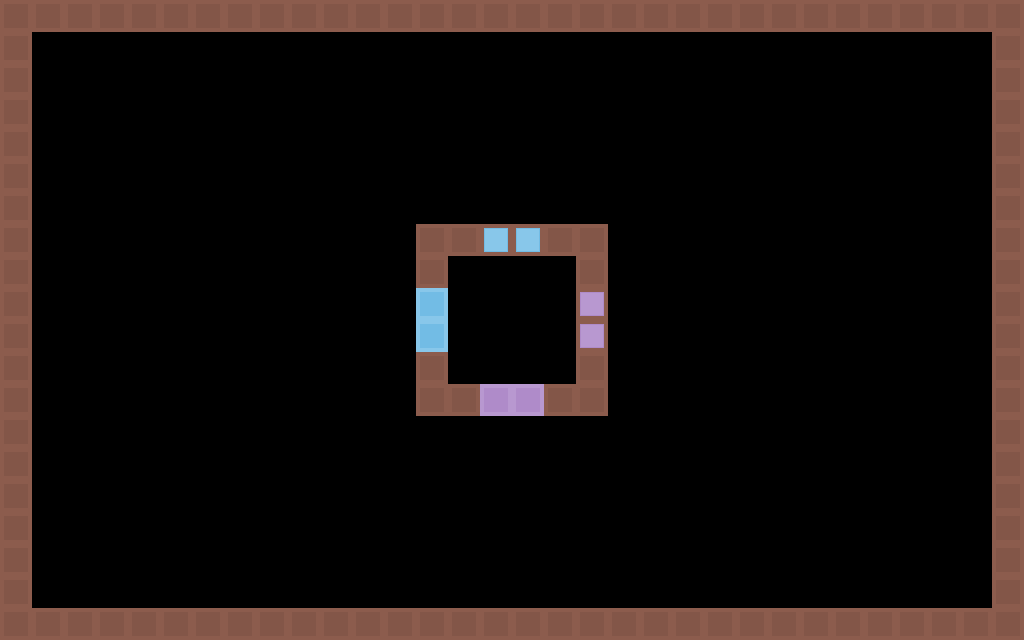

Rendered tile map (Tiled .tmx) drawn with the repository's tilesets; below, a short description and the map source with its tile grids summarised:
An orthogonal 32x20 tile map with 32x32 px tiles, 1 tile layer (Tiles), 1 hidden layer not drawn.

<map version="1.0" orientation="orthogonal" width="32" height="20" tilewidth="32" tileheight="32">
 <tileset firstgid="1" name="tiles_32x32" tilewidth="32" tileheight="32">
  <image source="../tiles_32x32.png" width="256" height="256" />
  <tile id="0">
   <properties>
    <property name="color" value="red" />
    <property name="destroy" value="true" />
    <property name="name" value="brickRed" />
    <property name="solid" value="true" />
   </properties>
  </tile>
  <tile id="1">
   <properties>
    <property name="color" value="green" />
    <property name="destroy" value="true" />
    <property name="name" value="brickGreen" />
    <property name="solid" value="true" />
   </properties>
  </tile>
  <tile id="2">
   <properties>
    <property name="color" value="blue" />
    <property name="destroy" value="true" />
    <property name="name" value="brickBlue" />
    <property name="solid" value="true" />
   </properties>
  </tile>
  <tile id="3">
   <properties>
    <property name="color" value="purple" />
    <property name="destroy" value="true" />
    <property name="name" value="brickPurple" />
    <property name="solid" value="true" />
   </properties>
  </tile>
  <tile id="8">
   <properties>
    <property name="color" value="red" />
    <property name="effect" value="die" />
    <property name="name" value="dangerRed" />
    <property name="solid" value="true" />
   </properties>
  </tile>
  <tile id="9">
   <properties>
    <property name="color" value="green" />
    <property name="effect" value="die" />
    <property name="name" value="dangerGreen" />
    <property name="solid" value="true" />
   </properties>
  </tile>
  <tile id="10">
   <properties>
    <property name="color" value="blue" />
    <property name="effect" value="die" />
    <property name="name" value="dangerBlue" />
    <property name="solid" value="true" />
   </properties>
  </tile>
  <tile id="11">
   <properties>
    <property name="color" value="purple" />
    <property name="effect" value="die" />
    <property name="name" value="dangerPurple" />
    <property name="solid" value="true" />
   </properties>
  </tile>
  <tile id="16">
   <properties>
    <property name="color" value="red" />
    <property name="effect" value="color" />
    <property name="name" value="colorRed" />
    <property name="solid" value="true" />
   </properties>
  </tile>
  <tile id="17">
   <properties>
    <property name="color" value="green" />
    <property name="effect" value="color" />
    <property name="name" value="colorGreen" />
    <property name="solid" value="true" />
   </properties>
  </tile>
  <tile id="18">
   <properties>
    <property name="color" value="blue" />
    <property name="effect" value="color" />
    <property name="name" value="colorBlue" />
    <property name="solid" value="true" />
   </properties>
  </tile>
  <tile id="19">
   <properties>
    <property name="color" value="purple" />
    <property name="effect" value="color" />
    <property name="name" value="colorPurple" />
    <property name="solid" value="true" />
   </properties>
  </tile>
  <tile id="24">
   <properties>
    <property name="name" value="wallDefault" />
    <property name="solid" value="true" />
   </properties>
  </tile>
 </tileset>
 <layer name="Background" width="32" height="20" visible="0">
  <data>[640 cells, 640 non-empty, 1 distinct tile ids]</data>
 </layer>
 <layer name="Tiles" width="32" height="20">
  <data>[640 cells, 120 non-empty, 5 distinct tile ids]</data>
 </layer>
</map>
